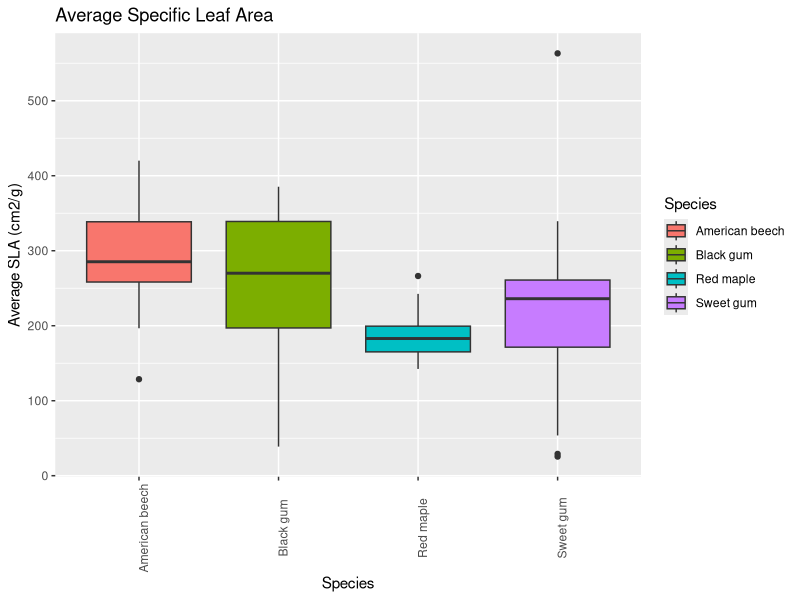
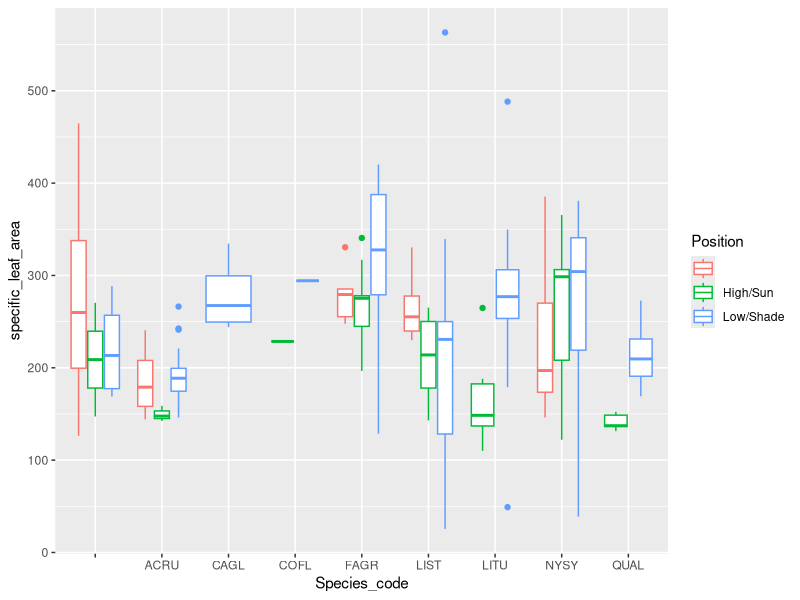
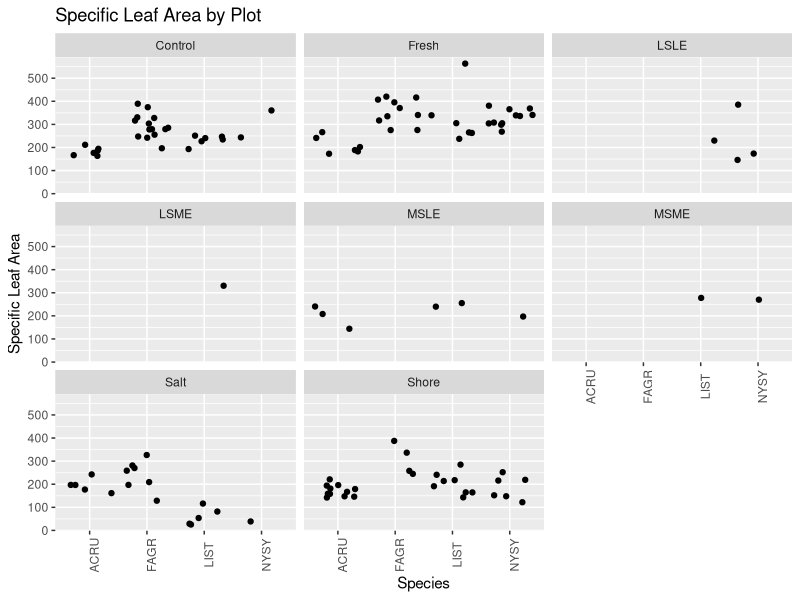
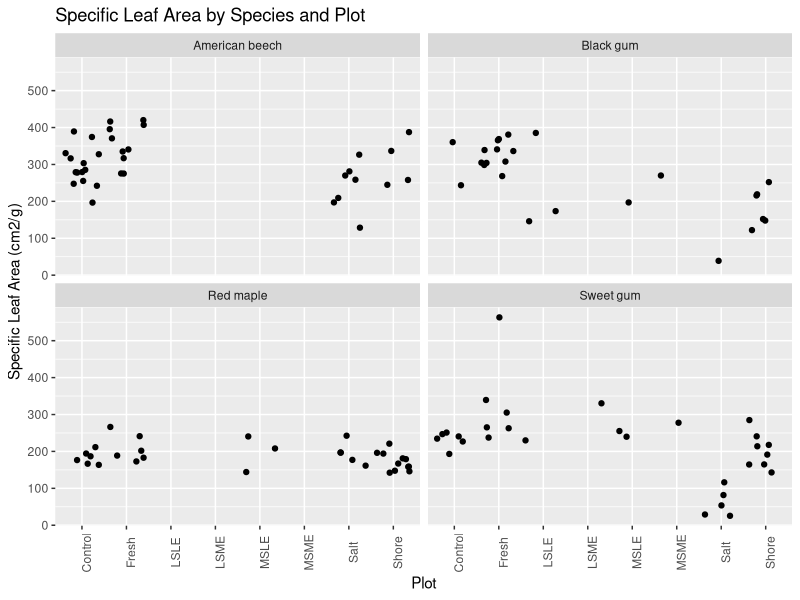
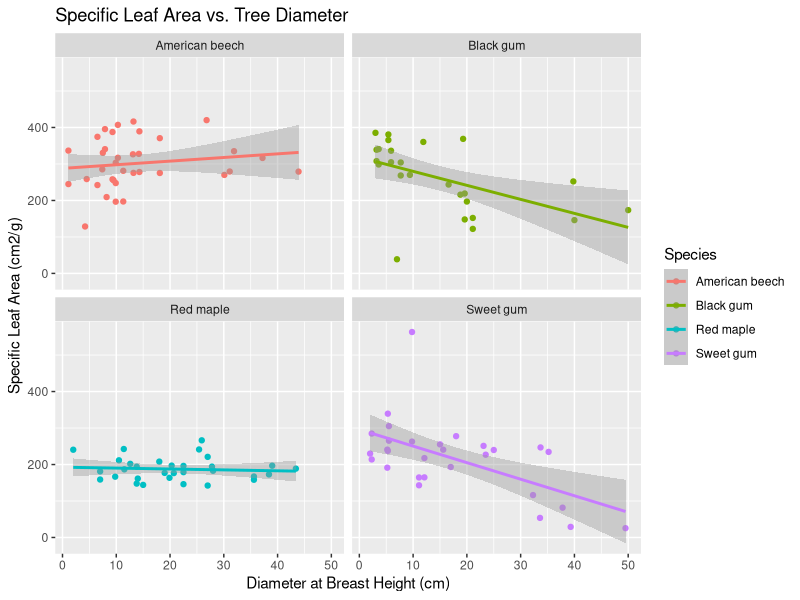

Recreate these plots in R, in order.
## ---- chunk 1
knitr::opts_chunk$set(echo = TRUE)
## ---- chunk 2
## Load necessary packages
library(dplyr)
library(tidyr)
library(readr)
library(knitr)
library(ggrepel)
library(ggplot2)
## ---- chunk 3
## ----- Read in the SLA csv -----
sla <- read.csv("SLA Data.csv", stringsAsFactors = FALSE) %>% 
  mutate(Tag = as.character(Tag))
## ---- chunk 4
sla <- sla %>% 
  mutate(specific_leaf_area = round(Leaf_Area_cm2 / Leaf_Mass_g, 3)) 
## ---- chunk 5
## ----- Join with inventory data -----

## Read in the storm surge inventory data
ss_inventory <- read.csv("ss-inventory.csv", stringsAsFactors = FALSE) %>% 
  select(Plot, Species_code, Tag, DBH) %>% 
  mutate(Tag = as.character(Tag))
summary(ss_inventory)

## The 'shore' plot at GCREW overlaps with the PREMIS-ghg HSLE plot,
## so use that inventory data too
inventory <- read.csv("inventory.csv", stringsAsFactors = FALSE) %>% 
  select(Plot, Tag, Species_code, DBH = DBH_cm_2019) %>% 
  filter(Plot == "HSLE") %>%  # GCREW only
  mutate(Plot = "Shore") %>% 
  bind_rows(ss_inventory)

# Create new dataset with plot, species, and tag columns
# by joining with the storm surge inventory data
sla %>% 
  left_join(inventory, by = "Tag") %>% 
  # if NA DBH, then get information from what we measured in field
  mutate(DBH = if_else(is.na(DBH), No_Tag_DBH, DBH),
         Species_code = if_else(is.na(Species_code), No_Tag_Species_code, Species_code),
         Plot = if_else(is.na(Plot), No_Tag_Plot, Plot)) %>% 
  # We only want four letter species codes
  mutate(Species_code = substr(Species_code, 1,4)) ->
  sla_joined
# NEW: Want ONLY ACRU, FAGR, LIST, NYSY species!
sla_joined_simple <- sla_joined %>% 
  filter(Species_code %in% c("ACRU", "FAGR", "LIST", "NYSY"))

# At this point there should be NO data with an NA for Plot or DBH or Species_code
# Warn if this occurs
if(any(is.na(sla_joined_simple$DBH))) {
  warning("We still have unmatched trees!")  
}
if(any(sla_joined_simple$Species_code == "")) {
  warning("We have blank species codes!")  
}

## Join sla_joined_simple with plot species_codes
species_codes <- read.csv(file = "Design/species_codes.csv", stringsAsFactors = FALSE) 
sla_joined_names <- left_join(sla_joined_simple, species_codes, by = "Species_code")
## ---- chunk 6
#SLA Box Plot
sla_averages_plot <- sla_joined_names %>% 
  ggplot(aes(Species_common, specific_leaf_area)) +
  labs(title = "Average Specific Leaf Area", x = "Species", y = "Average SLA (cm2/g)") +
  geom_boxplot(aes(fill = Species_common)) + 
  #geom_text(aes(label = round(Specific, 2)), vjust = 1.6, size = 3.3) +
  theme(axis.text.x = element_text(angle = 90)) +
  guides(fill=guide_legend(title="Species"))
print(sla_averages_plot)

sla_joined %>% 
  ggplot(aes(Species_code, specific_leaf_area, color = Position)) +
  geom_boxplot()
## ---- chunk 7
sla_by_plot <- sla_joined_names %>% 
  ggplot(aes(Species_code, specific_leaf_area)) +
  geom_jitter() +
  facet_wrap(~Plot) +
  theme(axis.text.x = element_text(angle = 90)) +
  labs(title = "Specific Leaf Area by Plot", x = "Species", y = "Specific Leaf Area")
print(sla_by_plot)
## ---- chunk 8
sla_by_species <- sla_joined_names %>%
  ggplot(aes(Plot, specific_leaf_area)) +
  geom_jitter() +
  facet_wrap(~Species_common) +
  theme(axis.text.x = element_text(angle = 90)) +
  labs(title = "Specific Leaf Area by Species and Plot", y = "Specific Leaf Area (cm2/g)")
print(sla_by_species)
## ---- chunk 9
sla_vs_dbh <- sla_joined_names %>% 
  ggplot(aes(DBH, specific_leaf_area, color = Species_common)) +
  geom_point() + 
  facet_wrap(~Species_common) +
  geom_smooth(method = "lm") +
  labs(title = "Specific Leaf Area vs. Tree Diameter", y = "Specific Leaf Area (cm2/g)", x = "Diameter at Breast Height (cm)",
       color = "Species")
print(sla_vs_dbh)
